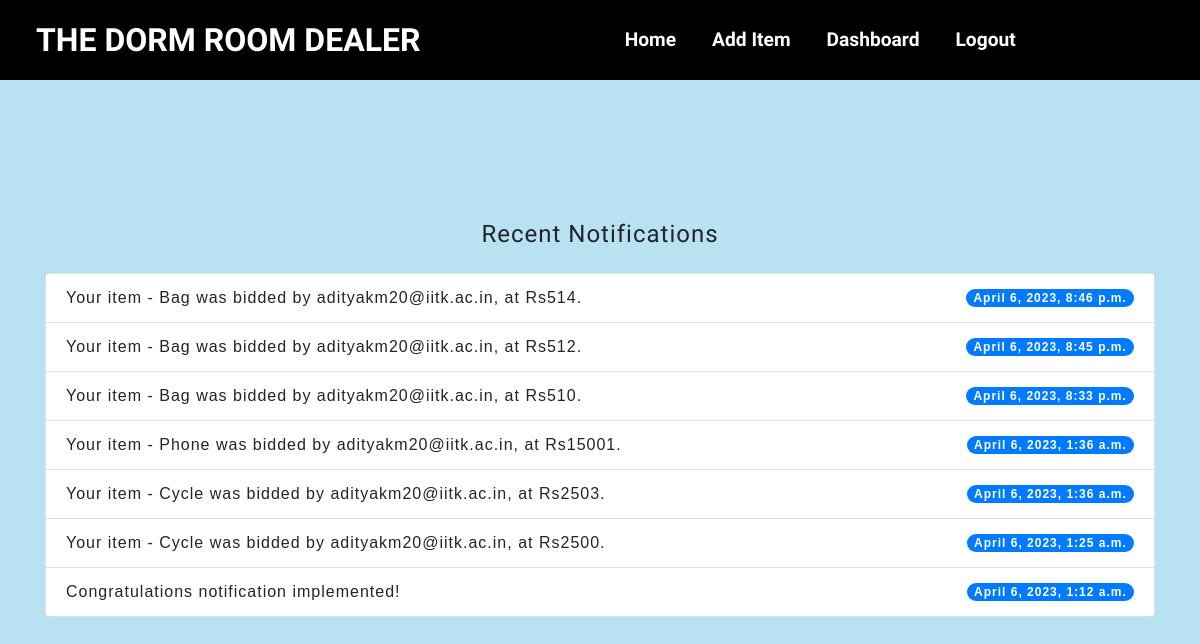
Screenshot of /notifications (signed in) with the database file from the repository.
### accounts/models.py (models this page shows)
class Notification(models.Model):
    message = models.CharField(max_length=100)
    date = models.DateTimeField(auto_now_add=True)
    seen = models.BooleanField(default=False)
    def __str__(self):
        return self.message

### accounts/views.py (the view)
# urls.py: path('notifications', views.notifications, name="notifications"),
@login_required(login_url='login')
def notifications(request):
    user = request.user
    show_notifications_link = False
    notifications = user.notifications.all().order_by('-date')
    for notification in notifications:
        if notification.seen == False:
            notification.seen = True
            notification.save()
    notifications = notifications[:10]
    for notification in notifications:
        print(notification)
    print('hello')
    return render(request, "notifications.html", {'notifications': notifications})

### templates/notifications.html (shortened to what this page needs)
{% extends 'base.html' %}
{% block content %}
  <div class="container">
    <h4 class="text-center mb-4">Recent Notifications</h4>
    <ul class="list-group">
      {% for notification in notifications|slice:":10" %}
        <li class="list-group-item d-flex justify-content-between align-items-center">
          <span>{{ notification.message }}</span>
          <span class="badge badge-primary badge-pill">{{ notification.date }}</span>
        </li>
      {% endfor %}
    </ul>
  </div>
{% endblock %}

### templates/base.html (shortened to what this page needs)
<!DOCTYPE html>
<html>
    <head>
        <link rel="stylesheet" href="../static/css/nav.css">
        <link rel="stylesheet" href="https://stackpath.bootstrapcdn.com/bootstrap/4.4.1/css/bootstrap.min.css">
        <link rel="stylesheet" href="https://stackpath.bootstrapcdn.com/font-awesome/4.7.0/css/font-awesome.min.css">
    </head>
    <body>
        <header>
            <nav class="navbar navbar-expand-lg navbar-light ">
                <a class="navbar-brand">THE DORM ROOM DEALER</a>
                <div class="collapse navbar-collapse" id="navbarNav">
                    <ul class="navbar-nav">
                        <li class="nav-item">
                            <a class="nav-link" href="/home">Home</a>
                        </li>
                        <li class="nav-item">
                            <a class="nav-link" href="/items/additem">Add Item</a>
                        </li>
                        <li class="nav-item">
                            <a class="nav-link" href="/dashboard">Dashboard</a>
                        </li>
                        <li class="nav-item">
                            <a class="nav-link" href="/logout">Logout</a>
                        </li>
                    </ul>
                </div>
            </nav>
        </header>
        {% block content %}
        {% endblock %}
    </body>
</html>

### static/css/nav.css (style rules this page uses)
body { margin: 0; padding: 0; }
h4 { font-family: 'Barlow Semi Condensed', sans-serif; }
.container { width: 100%; margin-top: 140px; font-family: sans-serif ; letter-spacing: 1px; }

### templates/base.html (style rules this page uses)
.navbar { background-color: black; height: 80px; font-family: 'Barlow Semi Condensed', sans-serif; }
.navbar-brand { color: #fff !important; font-size: 2rem; font-weight: bold; margin-left: 20px; }
.navbar-nav { margin: 0 auto; }
.nav-link { color: #fff !important; font-size: 1.2rem; font-weight: bold; margin-left: 20px; }

### templates/notifications.html (style rules this page uses)
body { background-color: #B8E2F2; }

### rows the page displays
Notification: message "Your item - Bag was bidded by adityakm20@iitk.ac.in, at Rs514.", date "April 6, 2023, 8:46 p.m."
Notification: message "Your item - Bag was bidded by adityakm20@iitk.ac.in, at Rs512.", date "April 6, 2023, 8:45 p.m."
Notification: message "Your item - Bag was bidded by adityakm20@iitk.ac.in, at Rs510.", date "April 6, 2023, 8:33 p.m."
Notification: message "Your item - Phone was bidded by adityakm20@iitk.ac.in, at Rs15001.", date "April 6, 2023, 1:36 a.m."
Notification: message "Your item - Cycle was bidded by adityakm20@iitk.ac.in, at Rs2503.", date "April 6, 2023, 1:36 a.m."
Notification: message "Your item - Cycle was bidded by adityakm20@iitk.ac.in, at Rs2500.", date "April 6, 2023, 1:25 a.m."
Notification: message "Congratulations notification implemented!", date "April 6, 2023, 1:12 a.m."
